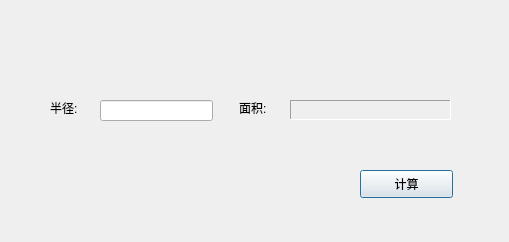
<?xml version="1.0" encoding="UTF-8"?>
<ui version="4.0">
 <class>Dialog</class>
 <widget class="QDialog" name="Dialog">
  <property name="geometry">
   <rect>
    <x>0</x>
    <y>0</y>
    <width>509</width>
    <height>242</height>
   </rect>
  </property>
  <property name="windowTitle">
   <string>Dialog</string>
  </property>
  <widget class="QLabel" name="radiusLabel">
   <property name="geometry">
    <rect>
     <x>50</x>
     <y>100</y>
     <width>41</width>
     <height>16</height>
    </rect>
   </property>
   <property name="text">
    <string>半径:</string>
   </property>
  </widget>
  <widget class="QLabel" name="areaLabel_1">
   <property name="geometry">
    <rect>
     <x>239</x>
     <y>100</y>
     <width>41</width>
     <height>16</height>
    </rect>
   </property>
   <property name="text">
    <string>面积:</string>
   </property>
  </widget>
  <widget class="QLabel" name="areaLabel_2">
   <property name="geometry">
    <rect>
     <x>290</x>
     <y>100</y>
     <width>161</width>
     <height>20</height>
    </rect>
   </property>
   <property name="frameShape">
    <enum>QFrame::Panel</enum>
   </property>
   <property name="frameShadow">
    <enum>QFrame::Sunken</enum>
   </property>
   <property name="text">
    <string/>
   </property>
  </widget>
  <widget class="QLineEdit" name="radiusLineEdit">
   <property name="geometry">
    <rect>
     <x>100</x>
     <y>100</y>
     <width>113</width>
     <height>21</height>
    </rect>
   </property>
  </widget>
  <widget class="QPushButton" name="countBtn">
   <property name="geometry">
    <rect>
     <x>360</x>
     <y>170</y>
     <width>93</width>
     <height>28</height>
    </rect>
   </property>
   <property name="text">
    <string>计算</string>
   </property>
  </widget>
 </widget>
 <layoutdefault spacing="6" margin="11"/>
 <resources/>
 <connections/>
</ui>
